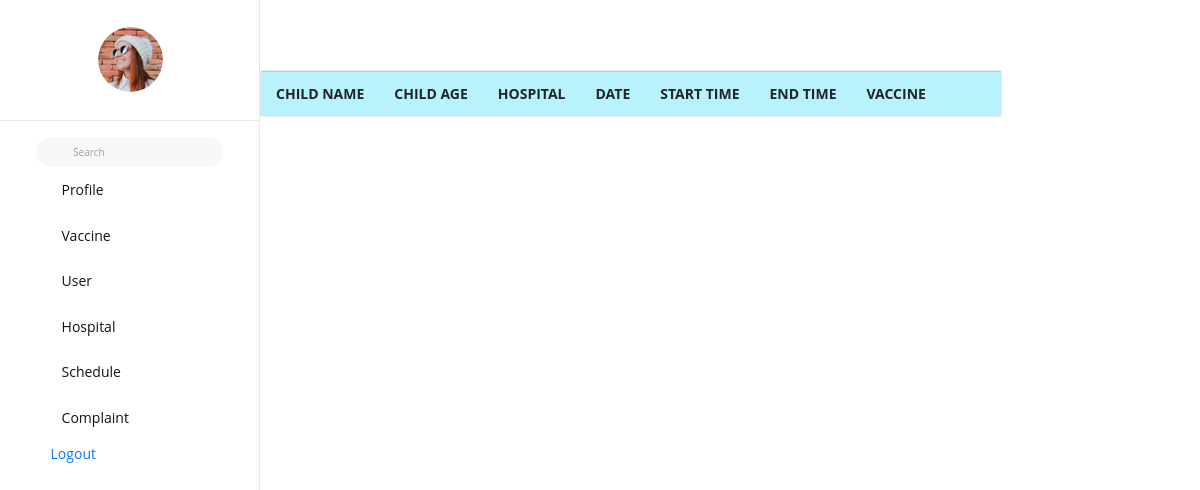
Before: /vaccination_view with the older database file.
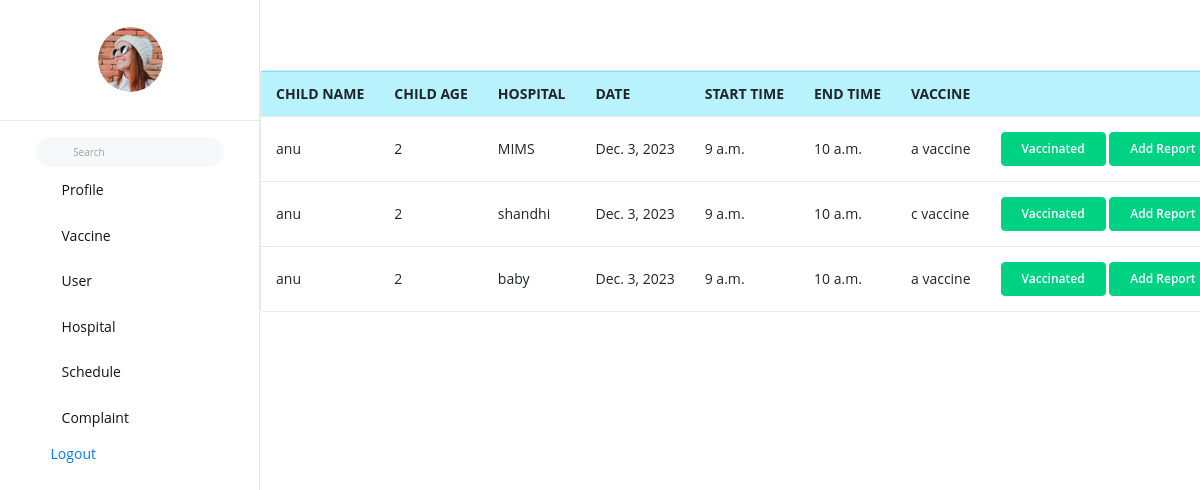
After: the same page with the newer database file.
### vacapp/models.py (models this page shows)
class Book_Appointment(models.Model):
    user = models.ForeignKey(Vaccination, on_delete=models.CASCADE)
    schedule = models.ForeignKey(Appointment, on_delete=models.CASCADE)
    status = models.IntegerField(default=0)
    vaccine_name = models.CharField(max_length=250, blank=True, null=True)
    vaccinated = models.BooleanField(default=False)

class Vaccination(AbstractUser):
    is_user = models.BooleanField(default=False)
    is_nurse = models.BooleanField(default=False)
    child_name = models.CharField(max_length=250)
    name = models.CharField(max_length=250)
    hospital = models.CharField(max_length=250)
    child_age = models.IntegerField(blank=True, null=True)
    address = models.CharField(max_length=100)
    gender = models.CharField(max_length=25)

class Appointment(models.Model):
    date = models.DateField(blank=True, null=True)
    hospital = models.ForeignKey(Hospital, on_delete=models.CASCADE)
    start_time = models.TimeField(blank=True, null=True)
    end_time = models.TimeField(blank=True, null=True)
    vaccine = models.ForeignKey(Vaccine, on_delete=models.CASCADE)

class Hospital(models.Model):
    name = models.CharField(max_length=250,blank=True, null=True)
    place = models.CharField(max_length=20,blank=True, null=True)
    email = models.EmailField()
    contact = models.CharField(max_length=20,blank=True, null=True)
    def __str__(self):
        return self.name or f"Hospital {self.id}"

class Vaccine(models.Model):
    vaccine_name = models.CharField(max_length=250, blank=True, null=True)
    type = models.CharField(max_length=250, blank=True, null=True)
    description = models.CharField(max_length=250, blank=True, null=True)
    def __str__(self):
        return self.vaccine_name or f"Vaccine {self.id}"

### vacapp/admin_views.py (the view)
# urls.py: path('vaccination_view', admin_views.vaccination_view, name='vaccination_view'),
def vaccination_view(request):
    new = Book_Appointment.objects.filter(status=1)
    return render(request, 'admintemp/vaccination_view.html', {"new": new})

### templates/admintemp/vaccination_view.html (shortened to what this page needs)
{% extends 'nursetemp/base.html' %}
{% load crispy_forms_tags %}
{% block content %}
<div class="card" style="margin-top:70px;">
 <table class="table">
  <tbody>
  <tr class="table-info">
      <th scope="col">CHILD NAME</th>
      <th scope="col">CHILD AGE</th>
      <th scope="col">HOSPITAL</th>
      <th scope="col">DATE</th>
      <th scope="col">START TIME</th>
      <th scope="col">END TIME</th>
      <th scope="col">VACCINE</th>
      <th scope="col"></th>
      <th scope="col"></th>
    </tr>
  {% for i in new %}
  <tr>
      <td>{{i.user.child_name}}</td>
      <td>{{i.user.child_age}}</td>
      <td>{{i.schedule.hospital}}</td>
      <td>{{i.schedule.date}}</td>
      <td>{{i.schedule.start_time}}</td>
      <td>{{i.schedule.end_time}}</td>
      <td>{{i.schedule.vaccine}}</td>
      <td>
          {% if i.vaccinated == True%}
              <button type="button" style="display:inline" class="btn btn-success">Vaccinated</button>
          <a href="{% url 'reportcard' i.id %}"><button type="button" style="display:inline" class="btn btn-success"> Add Report</button></a>
           {% else %}
         <button type="button" class="btn btn-danger">Unavailable</button>
      </td>
  </tr>
  {% endif %}
      {% endfor %}
 </table>
</div>
  {% endblock %}

### templates/nursetemp/base.html (shortened to what this page needs)
<!DOCTYPE html>
<html lang="en">
{% load static %}
  <head>
    <link rel="stylesheet" href="{% static 'dashboard/assets/vendors/mdi/css/materialdesignicons.min.css' %}">
    <link rel="stylesheet" href="{% static 'dashboard/assets/vendors/flag-icon-css/css/flag-icon.min.css' %}">
    <link rel="stylesheet" href="{% static 'dashboard/assets/vendors/css/vendor.bundle.base.css' %}">
    <link rel="stylesheet" href="{% static 'dashboard/assets/vendors/jquery-bar-rating/css-stars.css' %}" />
    <link rel="stylesheet" href="{% static 'dashboard/assets/vendors/font-awesome/css/font-awesome.min.css' %}" />
    <link rel="stylesheet" href="{% static 'dashboard/assets/css/demo_1/style.css' %}" />
  </head>
  <body>
    <div class="container-scroller">
      <nav class="sidebar sidebar-offcanvas" id="sidebar">
        <ul class="nav">
          <li class="nav-item nav-profile border-bottom">
            <a href="#" class="nav-link flex-column">
              <div class="nav-profile-image">
                <img src="{% static 'dashboard/assets/images/faces/face1.jpg' %}" alt="profile" />
              </div>
              <div class="nav-profile-text d-flex ml-0 mb-3 flex-column">
              </div>
            </a>
          </li>
          <li class="nav-item pt-3">
            <form class="d-flex align-items-center" action="#">
              <div class="input-group">
                <div class="input-group-prepend">
                  <i class="input-group-text border-0 mdi mdi-magnify"></i>
                </div>
                <input type="text" class="form-control border-0" placeholder="Search" />
              </div>
            </form>
          </li>
          <li class="nav-item">
            <a class="nav-link" href="{% url 'profile_view' %}">
              <i class="mdi mdi-crosshairs-gps menu-icon"></i>
              <span class="menu-title">Profile</span>
            </a>
          </li>
          <li class="nav-item ">
            <a class="nav-link " data-toggle="collapse" href="#ui-basic" aria-expanded="false" aria-controls="ui-basic">
              <i class="mdi mdi-crosshairs-gps menu-icon"></i>
              <span class="menu-title">Vaccine</span>
              <i class="menu-arrow"></i>
            </a>
          </li>
            <li class="nav-item ">
            <a class="nav-link " data-toggle="collapse" href="#ui-basic" aria-expanded="false" aria-controls="ui-basic">
              <i class="mdi mdi-crosshairs-gps menu-icon"></i>
              <span class="menu-title">User</span>
              <i class="menu-arrow"></i>
            </a>
          </li>
             <li class="nav-item ">
            <a class="nav-link " data-toggle="collapse" href="#ui-basic" aria-expanded="false" aria-controls="ui-basic">
              <i class="mdi mdi-crosshairs-gps menu-icon"></i>
              <span class="menu-title">Hospital</span>
              <i class="menu-arrow"></i>
            </a>
          </li>
            <li class="nav-item ">
            <a class="nav-link " data-toggle="collapse" href="#ui-basic" aria-expanded="false" aria-controls="ui-basic">
              <i class="mdi mdi-crosshairs-gps menu-icon"></i>
              <span class="menu-title">Schedule</span>
              <i class="menu-arrow"></i>
            </a>
          </li>
             <li class="nav-item ">
            <a class="nav-link " data-toggle="collapse" href="#ui-basic" aria-expanded="false" aria-controls="ui-basic">
              <i class="mdi mdi-crosshairs-gps menu-icon"></i>
              <span class="menu-title">Complaint</span>
              <i class="menu-arrow"></i>
            </a>
          </li>
          <li class="nav-item">
              <i class="mdi mdi-table-large menu-icon"></i>
              <span class="menu-title"><a href="{% url 'logout_view' %}">Logout</a></span>
          </li>
        </ul>
      </nav>
<div><div>
            <div class="column">
              <div class="col-xl-30 stretch-card grid-margin">
                {% block content %}{% endblock %}
              </div></div></div></div>
  </body>
</html>

Changed rows visible on the page:
added Book_Appointment: user.child_name "anu", user.child_age "2", schedule.hospital "MIMS", schedule "Dec. 3, 2023", schedule.start_time "9 a.m.", schedule.end_time "10 a.m.", schedule.vaccine "a vaccine", vaccinated "Vaccinated"
added Book_Appointment: user.child_name "anu", user.child_age "2", schedule.hospital "shandhi", schedule "Dec. 3, 2023", schedule.start_time "9 a.m.", schedule.end_time "10 a.m.", schedule.vaccine "c vaccine", vaccinated "Vaccinated"
added Book_Appointment: user.child_name "anu", user.child_age "2", schedule.hospital "baby", schedule "Dec. 3, 2023", schedule.start_time "9 a.m.", schedule.end_time "10 a.m.", schedule.vaccine "a vaccine", vaccinated "Vaccinated"
